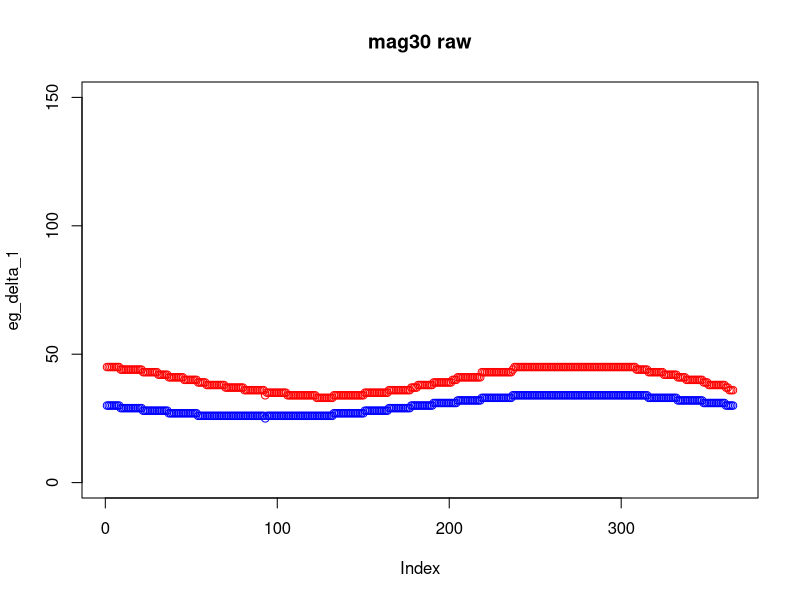
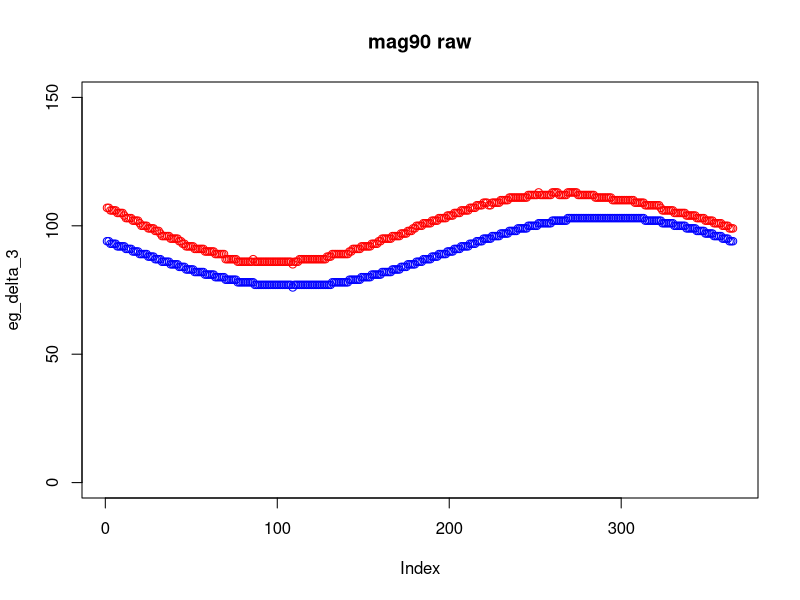
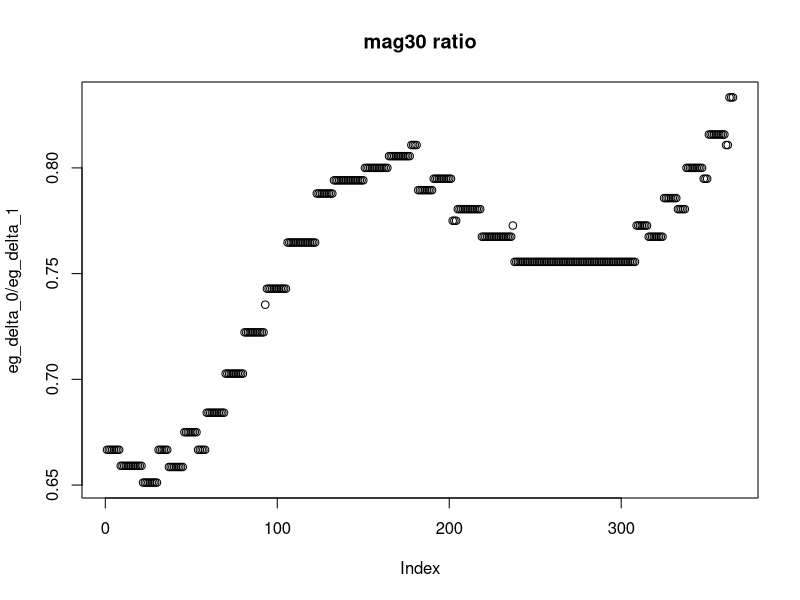
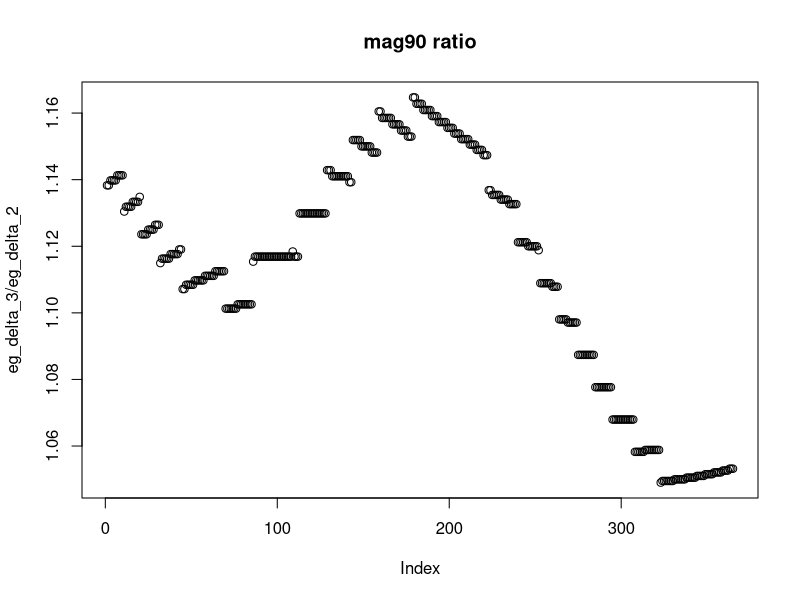

The R source for these figures, in order:
n_days <- 365L
max_lag <- 149L

## Return a, periodic, zero-mean pattern with range one which is L/R shifted randomly                 ## nolint
shape_pattern <- function(shape, n = n_days) {
  day <- 0:(n - 1L)

  dayshift <- runif(1, min = 1, max = 364)

  raw <- switch(
    shape,
    constant = rep(0, n),
    semi_flat = sin(2 * pi * (day + dayshift) / n),
    jagged = 8 * sin(pi * (2.5 * (day + dayshift) / n)) + 5 * sin(1.3 * pi * (day + dayshift) / n),   ## nolint
    stop("Unknown shape: ", shape)
  )

  if (shape == "constant") return(raw)
  raw <- raw - mean(raw)
  raw / diff(range(raw))
}

## relative_range is (max(x) - min(x)) / mean(x).
make_delta <- function(shape, magnitude) {
  relative_range <- switch(shape,
                           constant = 0,
                           semi_flat = 0.30,
                           jagged = 0.90)

  delta <- round(magnitude *
                   (1 + relative_range * shape_pattern(shape)))
  pmax(1L, pmin(max_lag, as.integer(delta)))
}

eg_delta_0 <- make_delta(shape = "semi_flat", magnitude = 30)
eg_delta_1 <- eg_delta_0 + make_delta(shape = "jagged", magnitude = 10)
plot(eg_delta_1, ylim = c(0, 150), col = "red", main = "mag30 raw")
points(eg_delta_0, col = "blue")

eg_delta_2 <- make_delta(shape = "semi_flat", magnitude = 90)
eg_delta_3 <- eg_delta_2 + make_delta(shape = "jagged", magnitude = 10)
plot(eg_delta_3, ylim = c(0, 150), col = "red", main = "mag90 raw")
points(eg_delta_2, col = "blue")

plot(eg_delta_0 / eg_delta_1, main = "mag30 ratio")
plot(eg_delta_3 / eg_delta_2, main = "mag90 ratio")

cor(eg_delta_0, eg_delta_1)
